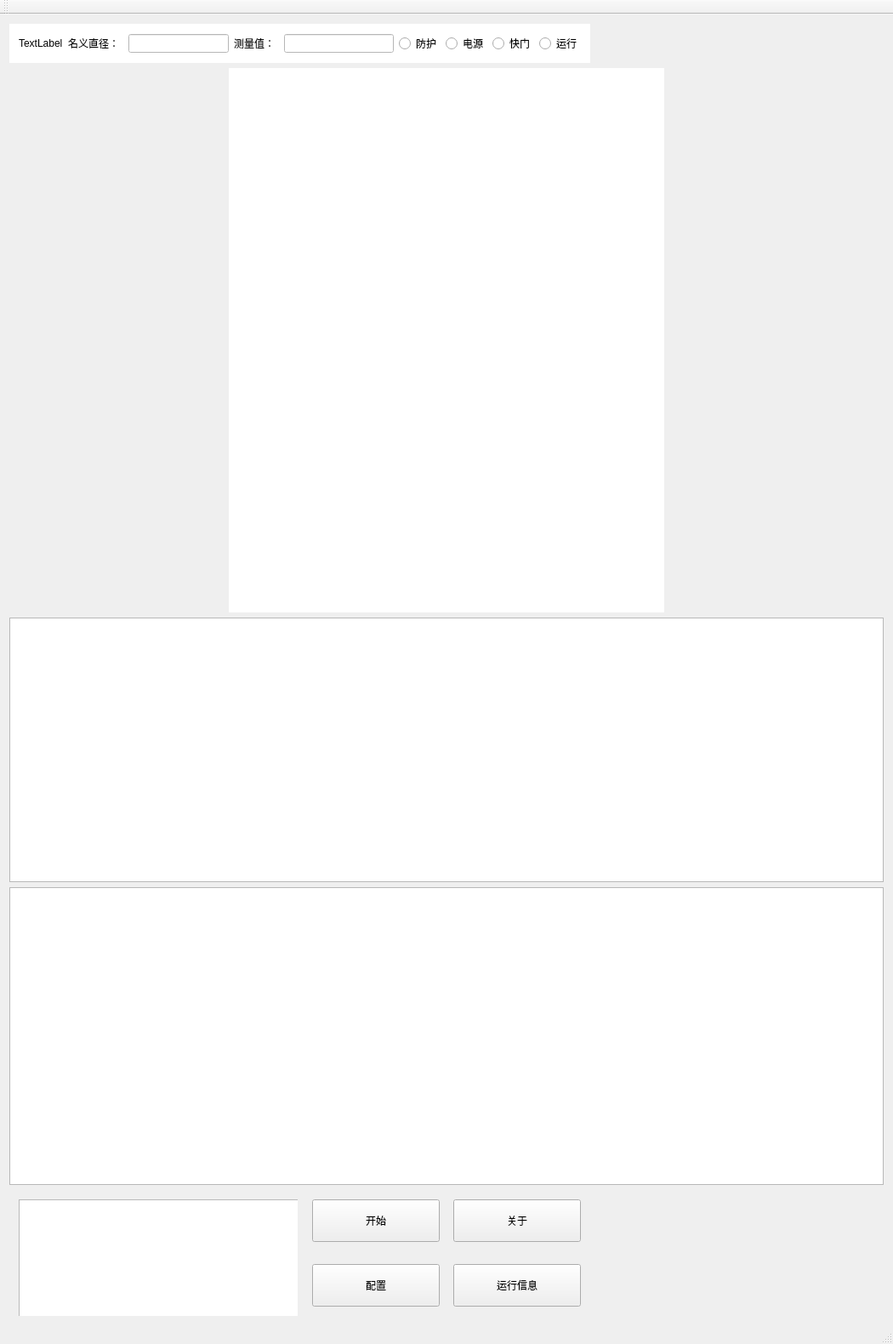
<?xml version="1.0" encoding="UTF-8"?>
<ui version="4.0">
 <class>test_003Class</class>
 <widget class="QMainWindow" name="test_003Class">
  <property name="geometry">
   <rect>
    <x>0</x>
    <y>0</y>
    <width>1050</width>
    <height>1580</height>
   </rect>
  </property>
  <property name="windowTitle">
   <string>test_003</string>
  </property>
  <widget class="QWidget" name="centralWidget">
   <layout class="QGridLayout" name="gridLayout_7">
    <item row="0" column="0" colspan="2">
     <widget class="QWidget" name="widget_2" native="true">
      <property name="styleSheet">
       <string notr="true">background-color: rgb(255, 255, 255);</string>
      </property>
      <layout class="QGridLayout" name="gridLayout_6">
       <item row="0" column="0">
        <widget class="QLabel" name="label_T">
         <property name="text">
          <string>TextLabel</string>
         </property>
        </widget>
       </item>
       <item row="0" column="1">
        <layout class="QGridLayout" name="gridLayout_4">
         <item row="0" column="0">
          <widget class="QLabel" name="label_3">
           <property name="text">
            <string>名义直径：</string>
           </property>
          </widget>
         </item>
         <item row="0" column="1">
          <spacer name="horizontalSpacer_2">
           <property name="orientation">
            <enum>Qt::Horizontal</enum>
           </property>
           <property name="sizeType">
            <enum>QSizePolicy::Fixed</enum>
           </property>
           <property name="sizeHint" stdset="0">
            <size>
             <width>5</width>
             <height>20</height>
            </size>
           </property>
          </spacer>
         </item>
         <item row="0" column="2">
          <widget class="QLineEdit" name="lineEdit"/>
         </item>
        </layout>
       </item>
       <item row="0" column="2">
        <layout class="QGridLayout" name="gridLayout_5">
         <item row="0" column="0">
          <widget class="QLabel" name="label_4">
           <property name="text">
            <string>测量值：</string>
           </property>
          </widget>
         </item>
         <item row="0" column="1">
          <spacer name="horizontalSpacer_3">
           <property name="orientation">
            <enum>Qt::Horizontal</enum>
           </property>
           <property name="sizeType">
            <enum>QSizePolicy::Fixed</enum>
           </property>
           <property name="sizeHint" stdset="0">
            <size>
             <width>5</width>
             <height>20</height>
            </size>
           </property>
          </spacer>
         </item>
         <item row="0" column="2">
          <widget class="QLineEdit" name="lineEdit_2"/>
         </item>
        </layout>
       </item>
       <item row="0" column="3">
        <widget class="QRadioButton" name="radioButton">
         <property name="text">
          <string>防护</string>
         </property>
        </widget>
       </item>
       <item row="0" column="4">
        <widget class="QRadioButton" name="radioButton_2">
         <property name="text">
          <string>电源</string>
         </property>
        </widget>
       </item>
       <item row="0" column="5">
        <widget class="QRadioButton" name="radioButton_3">
         <property name="text">
          <string>快门</string>
         </property>
        </widget>
       </item>
       <item row="0" column="6">
        <widget class="QRadioButton" name="radioButton_4">
         <property name="text">
          <string>运行</string>
         </property>
        </widget>
       </item>
      </layout>
     </widget>
    </item>
    <item row="1" column="0" colspan="3">
     <layout class="QVBoxLayout" name="verticalLayout">
      <item>
       <layout class="QGridLayout" name="gridLayout_2">
        <item row="0" column="0">
         <widget class="QLabel" name="imagelabel">
          <property name="minimumSize">
           <size>
            <width>512</width>
            <height>640</height>
           </size>
          </property>
          <property name="maximumSize">
           <size>
            <width>512</width>
            <height>640</height>
           </size>
          </property>
          <property name="styleSheet">
           <string notr="true">background-color: rgb(255, 255, 255);</string>
          </property>
          <property name="text">
           <string/>
          </property>
          <property name="scaledContents">
           <bool>false</bool>
          </property>
         </widget>
        </item>
       </layout>
      </item>
      <item>
       <layout class="QGridLayout" name="gridLayout">
        <item row="0" column="0">
         <widget class="QTableWidget" name="table_header">
          <property name="minimumSize">
           <size>
            <width>1024</width>
            <height>150</height>
           </size>
          </property>
         </widget>
        </item>
        <item row="1" column="0">
         <widget class="QTableWidget" name="table_content">
          <property name="minimumSize">
           <size>
            <width>1024</width>
            <height>350</height>
           </size>
          </property>
         </widget>
        </item>
       </layout>
      </item>
     </layout>
    </item>
    <item row="2" column="0">
     <widget class="QWidget" name="widget_3" native="true">
      <widget class="QTextEdit" name="textEdit">
       <property name="geometry">
        <rect>
         <x>11</x>
         <y>11</y>
         <width>400</width>
         <height>192</height>
        </rect>
       </property>
       <property name="minimumSize">
        <size>
         <width>400</width>
         <height>50</height>
        </size>
       </property>
      </widget>
     </widget>
    </item>
    <item row="2" column="1">
     <widget class="QWidget" name="widget" native="true">
      <layout class="QGridLayout" name="gridLayout_3">
       <item row="2" column="2">
        <widget class="QPushButton" name="running_pushButton">
         <property name="minimumSize">
          <size>
           <width>70</width>
           <height>50</height>
          </size>
         </property>
         <property name="text">
          <string>运行信息</string>
         </property>
        </widget>
       </item>
       <item row="2" column="0">
        <widget class="QPushButton" name="config_pushButton">
         <property name="minimumSize">
          <size>
           <width>70</width>
           <height>50</height>
          </size>
         </property>
         <property name="text">
          <string>配置</string>
         </property>
        </widget>
       </item>
       <item row="0" column="0">
        <widget class="QPushButton" name="pushButton">
         <property name="minimumSize">
          <size>
           <width>50</width>
           <height>50</height>
          </size>
         </property>
         <property name="text">
          <string>开始</string>
         </property>
        </widget>
       </item>
       <item row="0" column="2">
        <widget class="QPushButton" name="about_pushButton">
         <property name="minimumSize">
          <size>
           <width>70</width>
           <height>50</height>
          </size>
         </property>
         <property name="text">
          <string>关于</string>
         </property>
        </widget>
       </item>
       <item row="1" column="1">
        <spacer name="horizontalSpacer">
         <property name="orientation">
          <enum>Qt::Horizontal</enum>
         </property>
         <property name="sizeType">
          <enum>QSizePolicy::Fixed</enum>
         </property>
         <property name="sizeHint" stdset="0">
          <size>
           <width>10</width>
           <height>20</height>
          </size>
         </property>
        </spacer>
       </item>
      </layout>
     </widget>
    </item>
    <item row="2" column="2">
     <spacer name="horizontalSpacer_4">
      <property name="orientation">
       <enum>Qt::Horizontal</enum>
      </property>
      <property name="sizeType">
       <enum>QSizePolicy::Fixed</enum>
      </property>
      <property name="sizeHint" stdset="0">
       <size>
        <width>100</width>
        <height>20</height>
       </size>
      </property>
     </spacer>
    </item>
   </layout>
  </widget>
  <widget class="QMenuBar" name="menuBar">
   <property name="geometry">
    <rect>
     <x>0</x>
     <y>0</y>
     <width>1050</width>
     <height>26</height>
    </rect>
   </property>
  </widget>
  <widget class="QToolBar" name="mainToolBar">
   <attribute name="toolBarArea">
    <enum>TopToolBarArea</enum>
   </attribute>
   <attribute name="toolBarBreak">
    <bool>false</bool>
   </attribute>
  </widget>
  <widget class="QStatusBar" name="statusBar"/>
 </widget>
 <layoutdefault spacing="6" margin="11"/>
 <resources>
  <include location="test_003.qrc"/>
 </resources>
 <connections/>
</ui>
